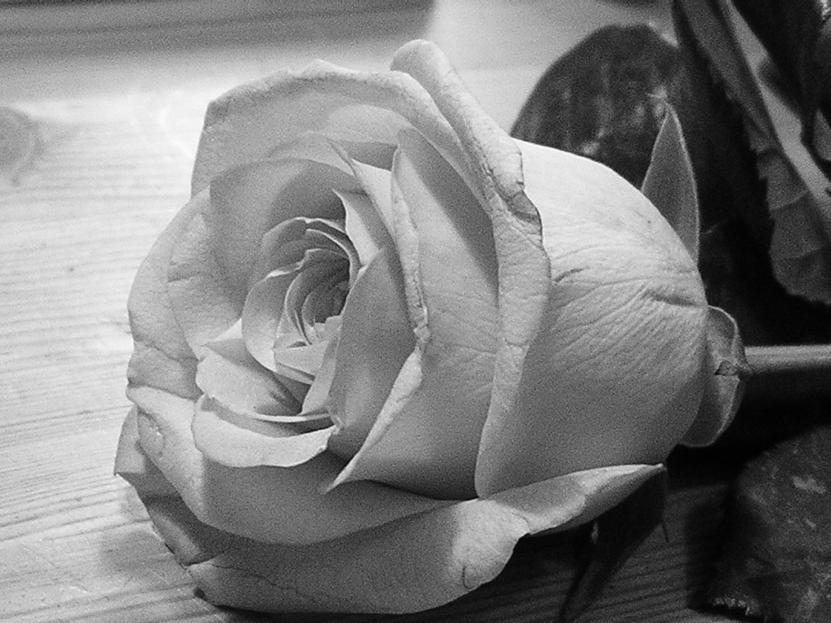
#> input picture grayyy.jpg, 831 x 623 px
$ python testHistoooo.py
#> lines starting #> are read from the running program, lines starting #| are printed output that depends on the picture

from matplotlib import pyplot as plt
import cv2
import numpy as np

my_img = cv2.imread('grayyy.jpg', 0)
#> my_img is the input picture: shape (623, 831); min 0, max 255, mean 126.2
equ = cv2.equalizeHist(my_img)
res = np.hstack((my_img, equ))
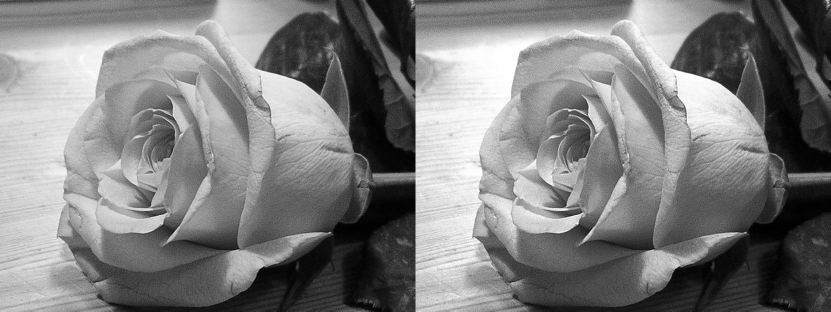
#> res: shape (623, 1662) (shown at 1/2 size); min 0, max 255, mean 127.2
histr = cv2.calcHist([equ],[0],None,[256],[0,256])
#> histr = 256 values, max 3931 at index 53, min 0 at index 6, mean 2022.3
plt.plot(histr)
plt.show()
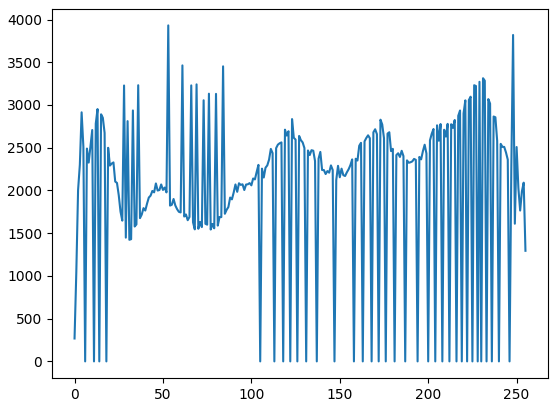
#> figure drawn by matplotlib, 1 panel; curve peaks at x = 53, y = 3931
